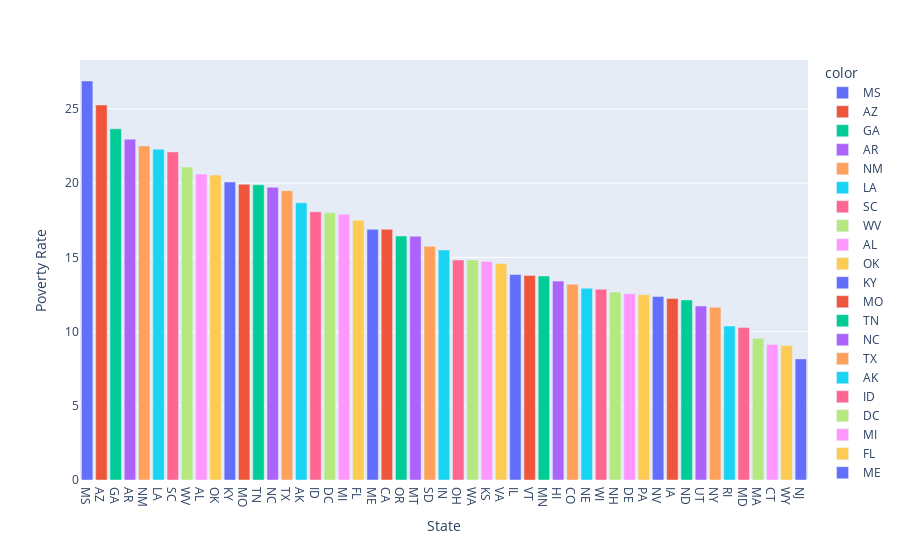

The cell this chart's notebook holds for it:
### Code cell
fig = px.bar(x=poverty_rate['Geographic Area'], y=poverty_rate['poverty_rate'], 
							hover_name=poverty_rate['poverty_rate'], color=poverty_rate['Geographic Area'],
							color_continuous_scale='Agsunset')
fig.update_layout(xaxis_title='State', yaxis_title='Poverty Rate', 
									coloraxis_showscale=False)
fig.update_traces(hovertemplate='State: %{x} <br>Poverty Rate: %{y}')
fig.show()

### Figure 1 — Plotly figure (JSON) as saved in the notebook; plotly's stock layout.template omitted (floating-point values rounded to 4 significant figures)
{"data": [{"alignmentgroup": "True", "hovertemplate": "State: %{x} <br>Poverty Rate: %{y}", "hovertext": [26.88], "legendgroup": "MS", "marker": {"color": "#636efa", "pattern": {"shape": ""}}, "name": "MS", "offsetgroup": "MS", "orientation": "v", "showlegend": true, "textposition": "auto", "type": "bar", "x": ["MS"], "xaxis": "x", "y": [26.88], "yaxis": "y"}, {"alignmentgroup": "True", "hovertemplate": "State: %{x} <br>Poverty Rate: %{y}", "hovertext": [25.27], "legendgroup": "AZ", "marker": {"color": "#EF553B", "pattern": {"shape": ""}}, "name": "AZ", "offsetgroup": "AZ", "orientation": "v", "showlegend": true, "textposition": "auto", "type": "bar", "x": ["AZ"], "xaxis": "x", "y": [25.27], "yaxis": "y"}, {"alignmentgroup": "True", "hovertemplate": "State: %{x} <br>Poverty Rate: %{y}", "hovertext": [23.66], "legendgroup": "GA", "marker": {"color": "#00cc96", "pattern": {"shape": ""}}, "name": "GA", "offsetgroup": "GA", "orientation": "v", "showlegend": true, "textposition": "auto", "type": "bar", "x": ["GA"], "xaxis": "x", "y": [23.66], "yaxis": "y"}, {"alignmentgroup": "True", "hovertemplate": "State: %{x} <br>Poverty Rate: %{y}", "hovertext": [22.96], "legendgroup": "AR", "marker": {"color": "#ab63fa", "pattern": {"shape": ""}}, "name": "AR", "offsetgroup": "AR", "orientation": "v", "showlegend": true, "textposition": "auto", "type": "bar", "x": ["AR"], "xaxis": "x", "y": [22.96], "yaxis": "y"}, {"alignmentgroup": "True", "hovertemplate": "State: %{x} <br>Poverty Rate: %{y}", "hovertext": [22.51], "legendgroup": "NM", "marker": {"color": "#FFA15A", "pattern": {"shape": ""}}, "name": "NM", "offsetgroup": "NM", "orientation": "v", "showlegend": true, "textposition": "auto", "type": "bar", "x": ["NM"], "xaxis": "x", "y": [22.51], "yaxis": "y"}, {"alignmentgroup": "True", "hovertemplate": "State: %{x} <br>Poverty Rate: %{y}", "hovertext": [22.29], "legendgroup": "LA", "marker": {"color": "#19d3f3", "pattern": {"shape": ""}}, "name": "LA", "offsetgroup": "LA", "orientation": "v", "showlegend": true, "textposition": "auto", "type": "bar", "x": ["LA"], "xaxis": "x", "y": [22.29], "yaxis": "y"}, {"alignmentgroup": "True", "hovertemplate": "State: %{x} <br>Poverty Rate: %{y}", "hovertext": [22.11], "legendgroup": "SC", "marker": {"color": "#FF6692", "pattern": {"shape": ""}}, "name": "SC", "offsetgroup": "SC", "orientation": "v", "showlegend": true, "textposition": "auto", "type": "bar", "x": ["SC"], "xaxis": "x", "y": [22.11], "yaxis": "y"}, {"alignmentgroup": "True", "hovertemplate": "State: %{x} <br>Poverty Rate: %{y}", "hovertext": [21.08], "legendgroup": "WV", "marker": {"color": "#B6E880", "pattern": {"shape": ""}}, "name": "WV", "offsetgroup": "WV", "orientation": "v", "showlegend": true, "textposition": "auto", "type": "bar", "x": ["WV"], "xaxis": "x", "y": [21.08], "yaxis": "y"}, {"alignmentgroup": "True", "hovertemplate": "State: %{x} <br>Poverty Rate: %{y}", "hovertext": [20.61], "legendgroup": "AL", "marker": {"color": "#FF97FF", "pattern": {"shape": ""}}, "name": "AL", "offsetgroup": "AL", "orientation": "v", "showlegend": true, "textposition": "auto", "type": "bar", "x": ["AL"], "xaxis": "x", "y": [20.61], "yaxis": "y"}, {"alignmentgroup": "True", "hovertemplate": "State: %{x} <br>Poverty Rate: %{y}", "hovertext": [20.55], "legendgroup": "OK", "marker": {"color": "#FECB52", "pattern": {"shape": ""}}, "name": "OK", "offsetgroup": "OK", "orientation": "v", "showlegend": true, "textposition": "auto", "type": "bar", "x": ["OK"], "xaxis": "x", "y": [20.55], "yaxis": "y"}, {"alignmentgroup": "True", "hovertemplate": "State: %{x} <br>Poverty Rate: %{y}", "hovertext": [20.08], "legendgroup": "KY", "marker": {"color": "#636efa", "pattern": {"shape": ""}}, "name": "KY", "offsetgroup": "KY", "orientation": "v", "showlegend": true, "textposition": "auto", "type": "bar", "x": ["KY"], "xaxis": "x", "y": [20.08], "yaxis": "y"}, {"alignmentgroup": "True", "hovertemplate": "State: %{x} <br>Poverty Rate: %{y}", "hovertext": [19.93], "legendgroup": "MO", "marker": {"color": "#EF553B", "pattern": {"shape": ""}}, "name": "MO", "offsetgroup": "MO", "orientation": "v", "showlegend": true, "textposition": "auto", "type": "bar", "x": ["MO"], "xaxis": "x", "y": [19.93], "yaxis": "y"}, {"alignmentgroup": "True", "hovertemplate": "State: %{x} <br>Poverty Rate: %{y}", "hovertext": [19.89], "legendgroup": "TN", "marker": {"color": "#00cc96", "pattern": {"shape": ""}}, "name": "TN", "offsetgroup": "TN", "orientation": "v", "showlegend": true, "textposition": "auto", "type": "bar", "x": ["TN"], "xaxis": "x", "y": [19.89], "yaxis": "y"}, {"alignmentgroup": "True", "hovertemplate": "State: %{x} <br>Poverty Rate: %{y}", "hovertext": [19.72], "legendgroup": "NC", "marker": {"color": "#ab63fa", "pattern": {"shape": ""}}, "name": "NC", "offsetgroup": "NC", "orientation": "v", "showlegend": true, "textposition": "auto", "type": "bar", "x": ["NC"], "xaxis": "x", "y": [19.72], "yaxis": "y"}, {"alignmentgroup": "True", "hovertemplate": "State: %{x} <br>Poverty Rate: %{y}", "hovertext": [19.5], "legendgroup": "TX", "marker": {"color": "#FFA15A", "pattern": {"shape": ""}}, "name": "TX", "offsetgroup": "TX", "orientation": "v", "showlegend": true, "textposition": "auto", "type": "bar", "x": ["TX"], "xaxis": "x", "y": [19.5], "yaxis": "y"}, {"alignmentgroup": "True", "hovertemplate": "State: %{x} <br>Poverty Rate: %{y}", "hovertext": [18.68], "legendgroup": "AK", "marker": {"color": "#19d3f3", "pattern": {"shape": ""}}, "name": "AK", "offsetgroup": "AK", "orientation": "v", "showlegend": true, "textposition": "auto", "type": "bar", "x": ["AK"], "xaxis": "x", "y": [18.68], "yaxis": "y"}, {"alignmentgroup": "True", "hovertemplate": "State: %{x} <br>Poverty Rate: %{y}", "hovertext": [18.08], "legendgroup": "ID", "marker": {"color": "#FF6692", "pattern": {"shape": ""}}, "name": "ID", "offsetgroup": "ID", "orientation": "v", "showlegend": true, "textposition": "auto", "type": "bar", "x": ["ID"], "xaxis": "x", "y": [18.08], "yaxis": "y"}, {"alignmentgroup": "True", "hovertemplate": "State: %{x} <br>Poverty Rate: %{y}", "hovertext": [18], "legendgroup": "DC", "marker": {"color": "#B6E880", "pattern": {"shape": ""}}, "name": "DC", "offsetgroup": "DC", "orientation": "v", "showlegend": true, "textposition": "auto", "type": "bar", "x": ["DC"], "xaxis": "x", "y": [18], "yaxis": "y"}, {"alignmentgroup": "True", "hovertemplate": "State: %{x} <br>Poverty Rate: %{y}", "hovertext": [17.9], "legendgroup": "MI", "marker": {"color": "#FF97FF", "pattern": {"shape": ""}}, "name": "MI", "offsetgroup": "MI", "orientation": "v", "showlegend": true, "textposition": "auto", "type": "bar", "x": ["MI"], "xaxis": "x", "y": [17.9], "yaxis": "y"}, {"alignmentgroup": "True", "hovertemplate": "State: %{x} <br>Poverty Rate: %{y}", "hovertext": [17.51], "legendgroup": "FL", "marker": {"color": "#FECB52", "pattern": {"shape": ""}}, "name": "FL", "offsetgroup": "FL", "orientation": "v", "showlegend": true, "textposition": "auto", "type": "bar", "x": ["FL"], "xaxis": "x", "y": [17.51], "yaxis": "y"}, {"alignmentgroup": "True", "hovertemplate": "State: %{x} <br>Poverty Rate: %{y}", "hovertext": [16.89], "legendgroup": "ME", "marker": {"color": "#636efa", "pattern": {"shape": ""}}, "name": "ME", "offsetgroup": "ME", "orientation": "v", "showlegend": true, "textposition": "auto", "type": "bar", "x": ["ME"], "xaxis": "x", "y": [16.89], "yaxis": "y"}, {"alignmentgroup": "True", "hovertemplate": "State: %{x} <br>Poverty Rate: %{y}", "hovertext": [16.89], "legendgroup": "CA", "marker": {"color": "#EF553B", "pattern": {"shape": ""}}, "name": "CA", "offsetgroup": "CA", "orientation": "v", "showlegend": true, "textposition": "auto", "type": "bar", "x": ["CA"], "xaxis": "x", "y": [16.89], "yaxis": "y"}, {"alignmentgroup": "True", "hovertemplate": "State: %{x} <br>Poverty Rate: %{y}", "hovertext": [16.44], "legendgroup": "OR", "marker": {"color": "#00cc96", "pattern": {"shape": ""}}, "name": "OR", "offsetgroup": "OR", "orientation": "v", "showlegend": true, "textposition": "auto", "type": "bar", "x": ["OR"], "xaxis": "x", "y": [16.44], "yaxis": "y"}, {"alignmentgroup": "True", "hovertemplate": "State: %{x} <br>Poverty Rate: %{y}", "hovertext": [16.42], "legendgroup": "MT", "marker": {"color": "#ab63fa", "pattern": {"shape": ""}}, "name": "MT", "offsetgroup": "MT", "orientation": "v", "showlegend": true, "textposition": "auto", "type": "bar", "x": ["MT"], "xaxis": "x", "y": [16.42], "yaxis": "y"}, {"alignmentgroup": "True", "hovertemplate": "State: %{x} <br>Poverty Rate: %{y}", "hovertext": [15.75], "legendgroup": "SD", "marker": {"color": "#FFA15A", "pattern": {"shape": ""}}, "name": "SD", "offsetgroup": "SD", "orientation": "v", "showlegend": true, "textposition": "auto", "type": "bar", "x": ["SD"], "xaxis": "x", "y": [15.75], "yaxis": "y"}, {"alignmentgroup": "True", "hovertemplate": "State: %{x} <br>Poverty Rate: %{y}", "hovertext": [15.5], "legendgroup": "IN", "marker": {"color": "#19d3f3", "pattern": {"shape": ""}}, "name": "IN", "offsetgroup": "IN", "orientation": "v", "showlegend": true, "textposition": "auto", "type": "bar", "x": ["IN"], "xaxis": "x", "y": [15.5], "yaxis": "y"}, {"alignmentgroup": "True", "hovertemplate": "State: %{x} <br>Poverty Rate: %{y}", "hovertext": [14.83], "legendgroup": "OH", "marker": {"color": "#FF6692", "pattern": {"shape": ""}}, "name": "OH", "offsetgroup": "OH", "orientation": "v", "showlegend": true, "textposition": "auto", "type": "bar", "x": ["OH"], "xaxis": "x", "y": [14.83], "yaxis": "y"}, {"alignmentgroup": "True", "hovertemplate": "State: %{x} <br>Poverty Rate: %{y}", "hovertext": [14.83], "legendgroup": "WA", "marker": {"color": "#B6E880", "pattern": {"shape": ""}}, "name": "WA", "offsetgroup": "WA", "orientation": "v", "showlegend": true, "textposition": "auto", "type": "bar", "x": ["WA"], "xaxis": "x", "y": [14.83], "yaxis": "y"}, {"alignmentgroup": "True", "hovertemplate": "State: %{x} <br>Poverty Rate: %{y}", "hovertext": [14.72], "legendgroup": "KS", "marker": {"color": "#FF97FF", "pattern": {"shape": ""}}, "name": "KS", "offsetgroup": "KS", "orientation": "v", "showlegend": true, "textposition": "auto", "type": "bar", "x": ["KS"], "xaxis": "x", "y": [14.72], "yaxis": "y"}, {"alignmentgroup": "True", "hovertemplate": "State: %{x} <br>Poverty Rate: %{y}", "hovertext": [14.59], "legendgroup": "VA", "marker": {"color": "#FECB52", "pattern": {"shape": ""}}, "name": "VA", "offsetgroup": "VA", "orientation": "v", "showlegend": true, "textposition": "auto", "type": "bar", "x": ["VA"], "xaxis": "x", "y": [14.59], "yaxis": "y"}, {"alignmentgroup": "True", "hovertemplate": "State: %{x} <br>Poverty Rate: %{y}", "hovertext": [13.85], "legendgroup": "IL", "marker": {"color": "#636efa", "pattern": {"shape": ""}}, "name": "IL", "offsetgroup": "IL", "orientation": "v", "showlegend": true, "textposition": "auto", "type": "bar", "x": ["IL"], "xaxis": "x", "y": [13.85], "yaxis": "y"}, {"alignmentgroup": "True", "hovertemplate": "State: %{x} <br>Poverty Rate: %{y}", "hovertext": [13.79], "legendgroup": "VT", "marker": {"color": "#EF553B", "pattern": {"shape": ""}}, "name": "VT", "offsetgroup": "VT", "orientation": "v", "showlegend": true, "textposition": "auto", "type": "bar", "x": ["VT"], "xaxis": "x", "y": [13.79], "yaxis": "y"}, {"alignmentgroup": "True", "hovertemplate": "State: %{x} <br>Poverty Rate: %{y}", "hovertext": [13.75], "legendgroup": "MN", "marker": {"color": "#00cc96", "pattern": {"shape": ""}}, "name": "MN", "offsetgroup": "MN", "orientation": "v", "showlegend": true, "textposition": "auto", "type": "bar", "x": ["MN"], "xaxis": "x", "y": [13.75], "yaxis": "y"}, {"alignmentgroup": "True", "hovertemplate": "State: %{x} <br>Poverty Rate: %{y}", "hovertext": [13.4], "legendgroup": "HI", "marker": {"color": "#ab63fa", "pattern": {"shape": ""}}, "name": "HI", "offsetgroup": "HI", "orientation": "v", "showlegend": true, "textposition": "auto", "type": "bar", "x": ["HI"], "xaxis": "x", "y": [13.4], "yaxis": "y"}, {"alignmentgroup": "True", "hovertemplate": "State: %{x} <br>Poverty Rate: %{y}", "hovertext": [13.19], "legendgroup": "CO", "marker": {"color": "#FFA15A", "pattern": {"shape": ""}}, "name": "CO", "offsetgroup": "CO", "orientation": "v", "showlegend": true, "textposition": "auto", "type": "bar", "x": ["CO"], "xaxis": "x", "y": [13.19], "yaxis": "y"}, {"alignmentgroup": "True", "hovertemplate": "State: %{x} <br>Poverty Rate: %{y}", "hovertext": [12.92], "legendgroup": "NE", "marker": {"color": "#19d3f3", "pattern": {"shape": ""}}, "name": "NE", "offsetgroup": "NE", "orientation": "v", "showlegend": true, "textposition": "auto", "type": "bar", "x": ["NE"], "xaxis": "x", "y": [12.92], "yaxis": "y"}, {"alignmentgroup": "True", "hovertemplate": "State: %{x} <br>Poverty Rate: %{y}", "hovertext": [12.86], "legendgroup": "WI", "marker": {"color": "#FF6692", "pattern": {"shape": ""}}, "name": "WI", "offsetgroup": "WI", "orientation": "v", "showlegend": true, "textposition": "auto", "type": "bar", "x": ["WI"], "xaxis": "x", "y": [12.86], "yaxis": "y"}, {"alignmentgroup": "True", "hovertemplate": "State: %{x} <br>Poverty Rate: %{y}", "hovertext": [12.66], "legendgroup": "NH", "marker": {"color": "#B6E880", "pattern": {"shape": ""}}, "name": "NH", "offsetgroup": "NH", "orientation": "v", "showlegend": true, "textposition": "auto", "type": "bar", "x": ["NH"], "xaxis": "x", "y": [12.66], "yaxis": "y"}, {"alignmentgroup": "True", "hovertemplate": "State: %{x} <br>Poverty Rate: %{y}", "hovertext": [12.56], "legendgroup": "DE", "marker": {"color": "#FF97FF", "pattern": {"shape": ""}}, "name": "DE", "offsetgroup": "DE", "orientation": "v", "showlegend": true, "textposition": "auto", "type": "bar", "x": ["DE"], "xaxis": "x", "y": [12.56], "yaxis": "y"}, {"alignmentgroup": "True", "hovertemplate": "State: %{x} <br>Poverty Rate: %{y}", "hovertext": [12.49], "legendgroup": "PA", "marker": {"color": "#FECB52", "pattern": {"shape": ""}}, "name": "PA", "offsetgroup": "PA", "orientation": "v", "showlegend": true, "textposition": "auto", "type": "bar", "x": ["PA"], "xaxis": "x", "y": [12.49], "yaxis": "y"}, {"alignmentgroup": "True", "hovertemplate": "State: %{x} <br>Poverty Rate: %{y}", "hovertext": [12.37], "legendgroup": "NV", "marker": {"color": "#636efa", "pattern": {"shape": ""}}, "name": "NV", "offsetgroup": "NV", "orientation": "v", "showlegend": true, "textposition": "auto", "type": "bar", "x": ["NV"], "xaxis": "x", "y": [12.37], "yaxis": "y"}, {"alignmentgroup": "True", "hovertemplate": "State: %{x} <br>Poverty Rate: %{y}", "hovertext": [12.23], "legendgroup": "IA", "marker": {"color": "#EF553B", "pattern": {"shape": ""}}, "name": "IA", "offsetgroup": "IA", "orientation": "v", "showlegend": true, "textposition": "auto", "type": "bar", "x": ["IA"], "xaxis": "x", "y": [12.23], "yaxis": "y"}, {"alignmentgroup": "True", "hovertemplate": "State: %{x} <br>Poverty Rate: %{y}", "hovertext": [12.13], "legendgroup": "ND", "marker": {"color": "#00cc96", "pattern": {"shape": ""}}, "name": "ND", "offsetgroup": "ND", "orientation": "v", "showlegend": true, "textposition": "auto", "type": "bar", "x": ["ND"], "xaxis": "x", "y": [12.13], "yaxis": "y"}, {"alignmentgroup": "True", "hovertemplate": "State: %{x} <br>Poverty Rate: %{y}", "hovertext": [11.72], "legendgroup": "UT", "marker": {"color": "#ab63fa", "pattern": {"shape": ""}}, "name": "UT", "offsetgroup": "UT", "orientation": "v", "showlegend": true, "textposition": "auto", "type": "bar", "x": ["UT"], "xaxis": "x", "y": [11.72], "yaxis": "y"}, {"alignmentgroup": "True", "hovertemplate": "State: %{x} <br>Poverty Rate: %{y}", "hovertext": [11.64], "legendgroup": "NY", "marker": {"color": "#FFA15A", "pattern": {"shape": ""}}, "name": "NY", "offsetgroup": "NY", "orientation": "v", "showlegend": true, "textposition": "auto", "type": "bar", "x": ["NY"], "xaxis": "x", "y": [11.64], "yaxis": "y"}, {"alignmentgroup": "True", "hovertemplate": "State: %{x} <br>Poverty Rate: %{y}", "hovertext": [10.37], "legendgroup": "RI", "marker": {"color": "#19d3f3", "pattern": {"shape": ""}}, "name": "RI", "offsetgroup": "RI", "orientation": "v", "showlegend": true, "textposition": "auto", "type": "bar", "x": ["RI"], "xaxis": "x", "y": [10.37], "yaxis": "y"}, {"alignmentgroup": "True", "hovertemplate": "State: %{x} <br>Poverty Rate: %{y}", "hovertext": [10.27], "legendgroup": "MD", "marker": {"color": "#FF6692", "pattern": {"shape": ""}}, "name": "MD", "offsetgroup": "MD", "orientation": "v", "showlegend": true, "textposition": "auto", "type": "bar", "x": ["MD"], "xaxis": "x", "y": [10.27], "yaxis": "y"}, {"alignmentgroup": "True", "hovertemplate": "State: %{x} <br>Poverty Rate: %{y}", "hovertext": [9.546], "legendgroup": "MA", "marker": {"color": "#B6E880", "pattern": {"shape": ""}}, "name": "MA", "offsetgroup": "MA", "orientation": "v", "showlegend": true, "textposition": "auto", "type": "bar", "x": ["MA"], "xaxis": "x", "y": [9.546], "yaxis": "y"}, {"alignmentgroup": "True", "hovertemplate": "State: %{x} <br>Poverty Rate: %{y}", "hovertext": [9.137], "legendgroup": "CT", "marker": {"color": "#FF97FF", "pattern": {"shape": ""}}, "name": "CT", "offsetgroup": "CT", "orientation": "v", "showlegend": true, "textposition": "auto", "type": "bar", "x": ["CT"], "xaxis": "x", "y": [9.137], "yaxis": "y"}, {"alignmentgroup": "True", "hovertemplate": "State: %{x} <br>Poverty Rate: %{y}", "hovertext": [9.064], "legendgroup": "WY", "marker": {"color": "#FECB52", "pattern": {"shape": ""}}, "name": "WY", "offsetgroup": "WY", "orientation": "v", "showlegend": true, "textposition": "auto", "type": "bar", "x": ["WY"], "xaxis": "x", "y": [9.064], "yaxis": "y"}, {"alignmentgroup": "True", "hovertemplate": "State: %{x} <br>Poverty Rate: %{y}", "hovertext": [8.161], "legendgroup": "NJ", "marker": {"color": "#636efa", "pattern": {"shape": ""}}, "name": "NJ", "offsetgroup": "NJ", "orientation": "v", "showlegend": true, "textposition": "auto", "type": "bar", "x": ["NJ"], "xaxis": "x", "y": [8.161], "yaxis": "y"}], "layout": {"autosize": true, "barmode": "relative", "coloraxis": {"showscale": false}, "legend": {"title": {"text": "color"}, "tracegroupgap": 0}, "margin": {"t": 60}, "xaxis": {"anchor": "y", "autorange": true, "domain": [0, 1], "range": [-0.5, 50.5], "title": {"text": "State"}, "type": "category"}, "yaxis": {"anchor": "x", "autorange": true, "domain": [0, 1], "range": [0, 28.3], "title": {"text": "Poverty Rate"}, "type": "linear"}}}
